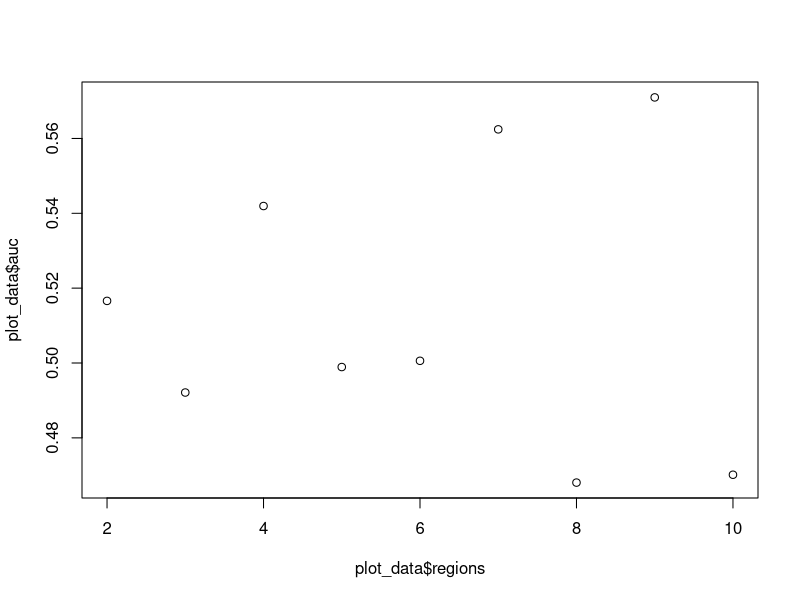

Here is the R script that generated this plot:
setwd('/home/john/Kaggle/West Nile Virus Prediction/Data')
library(Metrics) #to calculate AUC of ROC curve
library(dplyr)
library(ggplot2)



training_final <- read.csv("training_final.csv", stringsAsFactors = FALSE, header = TRUE)
cv_final <- read.csv("cv_final.csv", stringsAsFactors = FALSE, header = TRUE)

colnames(training_final)
colnames(cv_final)

## First let's play with some really simple models.
species_fit <- glm(data = training_final,
                   wnvpresent ~ species2,
                   family = 'binomial')
species_cv <- predict(object = species_fit,
                      newdata = cv_final,
                      type = "response")
auc(actual = cv_final$wnvpresent,
    predicted = species_cv)
# this gives an AUC of .6588838
day_of_year_fit <- glm(data = training_final,
                       wnvpresent ~ day_of_year,
                       family = 'binomial')
day_of_year_cv <- predict(object = day_of_year_fit,
                          newdata = cv_final,
                          type = 'response')
auc(actual = cv_final$wnvpresent,
    predicted = day_of_year_cv)
# this gives an AUC of 0.649423
doy_cut_fit <- glm(data = training_final,
                   wnvpresent ~ factor(cut),
                   family = 'binomial')
doy_cut_cv <- predict(object = doy_cut_fit,
                      newdata = cv_final,
                      type = 'response')
auc(actual = cv_final$wnvpresent,
    predicted = doy_cut_cv)
# this gives AUC of 0.7299017
may_weather_fit <- glm(data = training_final,
                       wnvpresent ~ avg_may_temp + num_may_rain + avg_may_wet,
                       family = 'binomial')
may_weather_cv <- predict(object = may_weather_fit,
                          newdata = cv_final,
                          type = 'response')
auc(actual = cv_final$wnvpresent,
    predicted = may_weather_cv)
#gives an auc of 0.6821394
summary(may_weather_fit)


## play with regions 
## let's start with a simple data set
region_data_train <- select(training_final,c2,c3,c4,c5,c6,c7,c8,c9,c10,wnvpresent)
region_data_cv <- select(cv_final,c2,c3,c4,c5,c6,c7,c8,c9,c10,wnvpresent)
plot_data <- matrix(0,nrow=9,ncol=2)

region_data_train$c2 <- as.factor(region_data_train$c2)
region_data_train$c3 <- as.factor(region_data_train$c3)
region_data_train$c4 <- as.factor(region_data_train$c4)
region_data_train$c5 <- as.factor(region_data_train$c5)
region_data_train$c6 <- as.factor(region_data_train$c6)
region_data_train$c7 <- as.factor(region_data_train$c7)
region_data_train$c8 <- as.factor(region_data_train$c8)
region_data_train$c9 <- as.factor(region_data_train$c9)
region_data_train$c10 <- as.factor(region_data_train$c10)

region_data_cv$c2 <- as.factor(region_data_cv$c2)
region_data_cv$c3 <- as.factor(region_data_cv$c3)
region_data_cv$c4 <- as.factor(region_data_cv$c4)
region_data_cv$c5 <- as.factor(region_data_cv$c5)
region_data_cv$c6 <- as.factor(region_data_cv$c6)
region_data_cv$c7 <- as.factor(region_data_cv$c7)
region_data_cv$c8 <- as.factor(region_data_cv$c8)
region_data_cv$c9 <- as.factor(region_data_cv$c9)
region_data_cv$c10 <- as.factor(region_data_cv$c10)

i <- 1
## 2

    fit <- glm(data = region_data_train,
               wnvpresent ~ c2,
               family = 'binomial')
    fit_predict <- predict(object = fit,
                           newdata = region_data_cv,
                           type = 'response')
    plot_data[i,1] <- i+1    
    plot_data[i,2] <- auc(actual = region_data_cv$wnvpresent, predicted = fit_predict)

i <- i + 1

## 3

fit <- glm(data = region_data_train,
           wnvpresent ~ c3,
           family = 'binomial')
fit_predict <- predict(object = fit,
                       newdata = region_data_cv,
                       type = 'response')
plot_data[i,1] <- i+1    
plot_data[i,2] <- auc(actual = region_data_cv$wnvpresent, predicted = fit_predict)

i <- i + 1

## 4

fit <- glm(data = region_data_train,
           wnvpresent ~ c4,
           family = 'binomial')
fit_predict <- predict(object = fit,
                       newdata = region_data_cv,
                       type = 'response')
plot_data[i,1] <- i+1    
plot_data[i,2] <- auc(actual = region_data_cv$wnvpresent, predicted = fit_predict)

i <- i + 1

## 5

fit <- glm(data = region_data_train,
           wnvpresent ~ c5,
           family = 'binomial')
fit_predict <- predict(object = fit,
                       newdata = region_data_cv,
                       type = 'response')
plot_data[i,1] <- i+1    
plot_data[i,2] <- auc(actual = region_data_cv$wnvpresent, predicted = fit_predict)

i <- i + 1

## 6

fit <- glm(data = region_data_train,
           wnvpresent ~ c6,
           family = 'binomial')
fit_predict <- predict(object = fit,
                       newdata = region_data_cv,
                       type = 'response')
plot_data[i,1] <- i+1    
plot_data[i,2] <- auc(actual = region_data_cv$wnvpresent, predicted = fit_predict)

i <- i + 1

## 7

fit <- glm(data = region_data_train,
           wnvpresent ~ c7,
           family = 'binomial')
fit_predict <- predict(object = fit,
                       newdata = region_data_cv,
                       type = 'response')
plot_data[i,1] <- i+1    
plot_data[i,2] <- auc(actual = region_data_cv$wnvpresent, predicted = fit_predict)

i <- i + 1

## 8

fit <- glm(data = region_data_train,
           wnvpresent ~ c8,
           family = 'binomial')
fit_predict <- predict(object = fit,
                       newdata = region_data_cv,
                       type = 'response')
plot_data[i,1] <- i+1    
plot_data[i,2] <- auc(actual = region_data_cv$wnvpresent, predicted = fit_predict)

i <- i + 1

## 9

fit <- glm(data = region_data_train,
           wnvpresent ~ c9,
           family = 'binomial')
fit_predict <- predict(object = fit,
                       newdata = region_data_cv,
                       type = 'response')
plot_data[i,1] <- i+1    
plot_data[i,2] <- auc(actual = region_data_cv$wnvpresent, predicted = fit_predict)

i <- i + 1

## 10

fit <- glm(data = region_data_train,
           wnvpresent ~ c10,
           family = 'binomial')
fit_predict <- predict(object = fit,
                       newdata = region_data_cv,
                       type = 'response')
plot_data[i,1] <- i+1    
plot_data[i,2] <- auc(actual = region_data_cv$wnvpresent, predicted = fit_predict)

i <- i + 1



i
plot_data <- data.frame(plot_data)
colnames(plot_data) <- c("regions","auc")
plot(plot_data$regions,plot_data$auc)
plot_data
## 10 regions does really well, though that seems like a lot. 


## lags
lag1 <- glm(data=training_final,
            wnvpresent ~ range1 + temp1 + rain1 + dew1 + wet1,
            family = 'binomial')
cv_lag1 <- predict(object = lag1,
                   newdata= cv_final,
                   type = 'response')
auc(actual = cv_final$wnvpresent, predicted = cv_lag1)
# 0.6711348

lag7 <- glm(data=training_final,
            wnvpresent ~ temp7 + rain7 + dew7 + wet7,
            family = 'binomial')
summary(lag7)
cv_lag7 <- predict(object = lag7,
                   newdata= cv_final,
                   type = 'response')
auc(actual = cv_final$wnvpresent, predicted = cv_lag7)
# 0.7294016

lag14 <- glm(data=training_final,
            wnvpresent ~ temp14 + rain14 + dew14 + wet14,
            family = 'binomial')
summary(lag14)
cv_lag14 <- predict(object = lag14,
                   newdata= cv_final,
                   type = 'response')
auc(actual = cv_final$wnvpresent, predicted = cv_lag14)
# 0.7480152
lag30 <- glm(data=training_final,
             wnvpresent ~ temp30 + rain30 + dew30 + wet30,
             family = 'binomial')
summary(lag30)
cv_lag30 <- predict(object = lag30,
                    newdata= cv_final,
                    type = 'response')
auc(actual = cv_final$wnvpresent, predicted = cv_lag30)
#0.7645629
